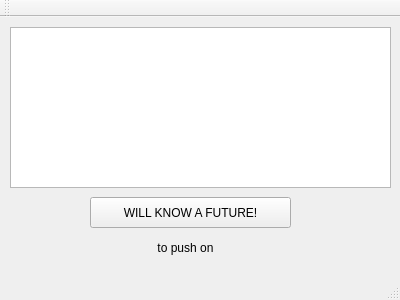
<?xml version="1.0" encoding="UTF-8"?>
<ui version="4.0">
 <class>source</class>
 <widget class="QMainWindow" name="source">
  <property name="geometry">
   <rect>
    <x>0</x>
    <y>0</y>
    <width>400</width>
    <height>300</height>
   </rect>
  </property>
  <property name="windowTitle">
   <string>source</string>
  </property>
  <widget class="QWidget" name="centralWidget">
   <widget class="QGraphicsView" name="graphicsView">
    <property name="geometry">
     <rect>
      <x>10</x>
      <y>10</y>
      <width>381</width>
      <height>161</height>
     </rect>
    </property>
   </widget>
   <widget class="QPushButton" name="pushButton">
    <property name="enabled">
     <bool>true</bool>
    </property>
    <property name="geometry">
     <rect>
      <x>90</x>
      <y>180</y>
      <width>201</width>
      <height>31</height>
     </rect>
    </property>
    <property name="text">
     <string>WILL KNOW A FUTURE!</string>
    </property>
   </widget>
   <widget class="QLabel" name="label">
    <property name="geometry">
     <rect>
      <x>90</x>
      <y>220</y>
      <width>191</width>
      <height>21</height>
     </rect>
    </property>
    <property name="text">
     <string>to push on</string>
    </property>
    <property name="textFormat">
     <enum>Qt::AutoText</enum>
    </property>
    <property name="alignment">
     <set>Qt::AlignCenter</set>
    </property>
   </widget>
  </widget>
  <widget class="QToolBar" name="mainToolBar">
   <attribute name="toolBarArea">
    <enum>TopToolBarArea</enum>
   </attribute>
   <attribute name="toolBarBreak">
    <bool>false</bool>
   </attribute>
  </widget>
  <widget class="QStatusBar" name="statusBar"/>
 </widget>
 <layoutdefault spacing="6" margin="11"/>
 <resources/>
 <connections/>
</ui>
